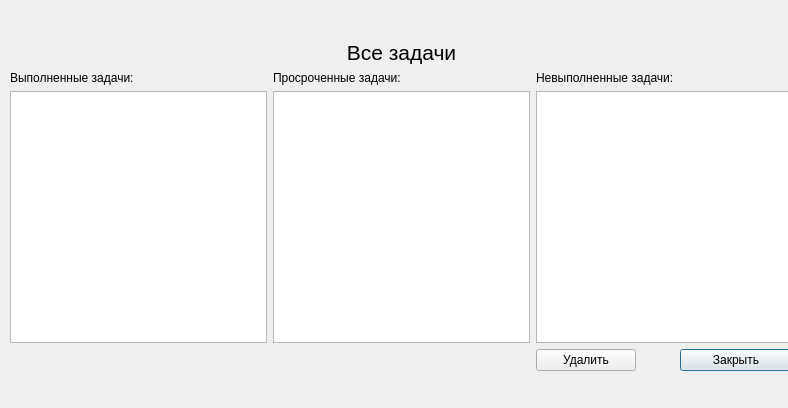
<?xml version="1.0" encoding="UTF-8"?>
<ui version="4.0">
 <class>AllTasks</class>
 <widget class="QDialog" name="AllTasks">
  <property name="geometry">
   <rect>
    <x>0</x>
    <y>0</y>
    <width>788</width>
    <height>408</height>
   </rect>
  </property>
  <property name="windowTitle">
   <string>Dialog</string>
  </property>
  <widget class="QWidget" name="">
   <property name="geometry">
    <rect>
     <x>10</x>
     <y>40</y>
     <width>782</width>
     <height>331</height>
    </rect>
   </property>
   <layout class="QGridLayout" name="gridLayout">
    <item row="2" column="1">
     <widget class="QListWidget" name="overdueTask"/>
    </item>
    <item row="0" column="1">
     <widget class="QLabel" name="label">
      <property name="font">
       <font>
        <pointsize>16</pointsize>
       </font>
      </property>
      <property name="text">
       <string>Все задачи</string>
      </property>
      <property name="alignment">
       <set>Qt::AlignHCenter|Qt::AlignTop</set>
      </property>
     </widget>
    </item>
    <item row="2" column="2" colspan="2">
     <widget class="QListWidget" name="notCompleteTask"/>
    </item>
    <item row="1" column="1">
     <widget class="QLabel" name="label_4">
      <property name="text">
       <string>Просроченные задачи:</string>
      </property>
     </widget>
    </item>
    <item row="1" column="2">
     <widget class="QLabel" name="label_3">
      <property name="text">
       <string>Невыполненные задачи:</string>
      </property>
     </widget>
    </item>
    <item row="1" column="0">
     <widget class="QLabel" name="label_2">
      <property name="text">
       <string>Выполненные задачи:</string>
      </property>
     </widget>
    </item>
    <item row="2" column="0">
     <widget class="QListWidget" name="completeTask"/>
    </item>
    <item row="3" column="3">
     <widget class="QPushButton" name="pushButton">
      <property name="text">
       <string>Закрыть</string>
      </property>
     </widget>
    </item>
    <item row="3" column="2">
     <widget class="QPushButton" name="pushButton_2">
      <property name="maximumSize">
       <size>
        <width>100</width>
        <height>16777215</height>
       </size>
      </property>
      <property name="text">
       <string>Удалить</string>
      </property>
     </widget>
    </item>
   </layout>
  </widget>
 </widget>
 <resources/>
 <connections>
  <connection>
   <sender>pushButton</sender>
   <signal>clicked()</signal>
   <receiver>AllTasks</receiver>
   <slot>reject()</slot>
   <hints>
    <hint type="sourcelabel">
     <x>469</x>
     <y>681</y>
    </hint>
    <hint type="destinationlabel">
     <x>281</x>
     <y>658</y>
    </hint>
   </hints>
  </connection>
 </connections>
</ui>
